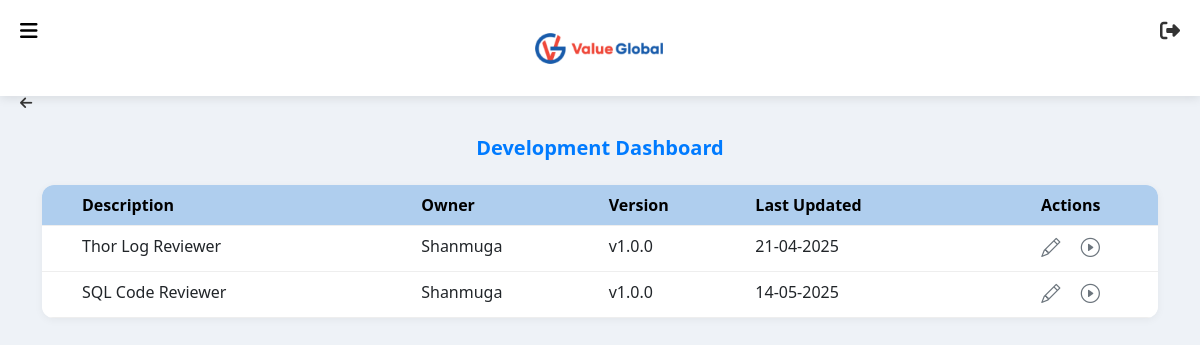
/dashboard/Development, run on the app's committed database.
### tables this page shows
CREATE TABLE autogpt1 (
            id INTEGER PRIMARY KEY AUTOINCREMENT,
            business_function TEXT NOT NULL,
            gpt_name TEXT NOT NULL,
            description TEXT NOT NULL,
            prompt TEXT NOT NULL,
            template_file TEXT,
            timestamp TIMESTAMP DEFAULT CURRENT_TIMESTAMP,
            username TEXT NOT NULL,        
            role TEXT NOT NULL,
            version TEXT NOT NULL,
            input_expected TEXT NOT NULL,
            status
        , help_text TEXT);

### routes/dashboard/business_function_dashboard.py (the view)
@dashboard_bp.route('/dashboard/<business_function>')
def business_function_dashboard(business_function):
    query = request.args.get('query', '').strip()
    with sqlite3.connect('autogpt1.db') as conn:
        conn.row_factory = sqlite3.Row
        cur = conn.cursor()
        cur.execute(
            """
            SELECT id, business_function, gpt_name, version, timestamp, role
            FROM autogpt1
            WHERE business_function = ? AND status = 'Active'
        """, (business_function, ))
        prompts = cur.fetchall()
    user_data = []
    with sqlite3.connect('user4.db') as conn:
        conn.row_factory = sqlite3.Row
        cur = conn.cursor()
        cur.execute(
            "SELECT username, rolebase_gptname FROM user4 WHERE status = 'Active'"
        )
        users = cur.fetchall()
    merged_data = []
    for prompt in prompts:
        for user in users:
            entries = user["rolebase_gptname"].split(',')
            for entry in entries:
                parts = entry.strip().split('|')
                if len(parts) == 2 and parts[0] == business_function and parts[
                        1] == prompt["gpt_name"]:
                    merged_data.append({
                        "id": prompt["id"],
                        "version": prompt["version"],
                        "timestamp": prompt["timestamp"],
                        "username": user["username"],
                        "description": parts[1]  # e.g. "Standard Template"
                    })
    return render_template('dashboard/business_function_dashboard.html',
                           function=business_function,
                           query=query,
                           prompts=merged_data)

### templates/dashboard/business_function_dashboard.html (shortened to what this page needs)
<!DOCTYPE html>
<html lang="en">
<head>
    <link rel="stylesheet" href="https://cdn.jsdelivr.net/npm/bootstrap@5.3.0-alpha3/dist/css/bootstrap.min.css">
    <link rel="stylesheet" href="https://cdnjs.cloudflare.com/ajax/libs/bootstrap-icons/1.10.3/font/bootstrap-icons.min.css">
    <link rel="stylesheet" href="https://cdnjs.cloudflare.com/ajax/libs/font-awesome/6.4.2/css/all.min.css">
</head>
<body>
    <header class="header">
        <div class="menu-container" onclick="toggleDropdown()">
            <i class="fas fa-bars menu-icon"></i>
        </div>
        <div class="logo-container">
            <img src="{{ url_for('static', filename='LogoWhite.png') }}" alt="Logo" class="logo">
        </div>
        <div class="logout-container">
            <a href="{{ url_for('auth.index') }}" title="Log Out">
                <i class="fas fa-sign-out-alt logout-icon"></i>
            </a>
        </div>
    </header>
    <div class="back-icon-container">
        <a href="{{ url_for('dashboard.dashboard') }}" class="back-icon" title="Go Back">
            <i class="fas fa-arrow-left"></i>
        </a>
    </div>
    <div class="container">
        <h5>{{function}} Dashboard</h5>
        <table class="table">
            <thead>
                <tr>
                    <th>Description</th>
                    <th>Owner</th>
                    <th>Version</th>
                    <th>Last Updated</th>
                    <th class="actions">Actions</th>
                </tr>
            </thead>
            <tbody>
                {% if prompts %}
                {% for row in prompts %}
                <tr>
                    <td>{{ row['description'] }}</td>
                    <td>{{ row['username'] }}</td>
                    <td>{{ row['version'] }}</td>
                    <td>{{ row['timestamp'] }}</td>
                    <td class="actions">
                        <a href="{{ url_for('prompt.edit_autogpt', prompt_id=row['id']) }}" title="Edit"><i class="bi bi-pencil"></i></a>
                        <a href="{{ url_for('dashboard.run_autogpt', prompt_id=row['id']) }}" title="Run"><i class="bi bi-play-circle"></i></a>
                    </td>
                </tr>
                {% endfor %}
                {% else %}
                <tr>
                    <td colspan="5" class="text-center text-danger">No matching data found.</td>
                </tr>
                {% endif %}
            </tbody>
        </table>
    </div>
</body>
</html>

### templates/dashboard/business_function_dashboard.html (style rules this page uses)
body { font-family: 'Segoe UI', Tahoma, Geneva, Verdana, sans-serif; background-color: #eef2f7; color: #212529; }
.header { display: flex; justify-content: center; align-items: center; background-color: #ffffff; height: 12vh; padding: 10px 20px; box-shadow: 0px 2px 10px rgba(0, 0, 0, 0.1); position: relative; }
.menu-container { cursor: pointer; position: absolute; left: 20px; top: 20px; }
.menu-icon { font-size: 20px; color: black; }
.logo-container { flex-grow: 1; display: flex; justify-content: center; }
.logo { height: 35px; }
.logout-container { position: absolute; right: 20px; top: 20px; }
.logout-icon { font-size: 20px; color: #333; }
.container { margin-top: 40px; }
h5 { color: #007bff; font-weight: 600; text-align: center; margin-bottom: 25px; }
table { width: 100%; background-color: #fff; border-radius: 12px; overflow: hidden; box-shadow: 0px 2px 8px rgba(0, 0, 0, 0.05); }
th, td { padding: 12px 20px; border-bottom: 1px solid #eee; text-align: left; }
th:first-child, td:first-child { padding-left: 40px; }
th { background-color: #afceee !important; color: #000 !important; font-weight: 600; }
.actions { text-align: center; }
.actions i { font-size: 1.2rem; margin: 0 8px; cursor: pointer; color: #6c757d; }
.back-icon-container { position: absolute; top: 90px; left: 20px; }
.back-icon { font-size: 14px; color: #333; text-decoration: none; }

### data on the page
autogpt1: description "Thor Log Reviewer", username "Shanmuga", version "v1.0.0", timestamp "21-04-2025"
autogpt1: description "SQL Code Reviewer", username "Shanmuga", version "v1.0.0", timestamp "14-05-2025"

### other printed values
{{ function }} "Development"
